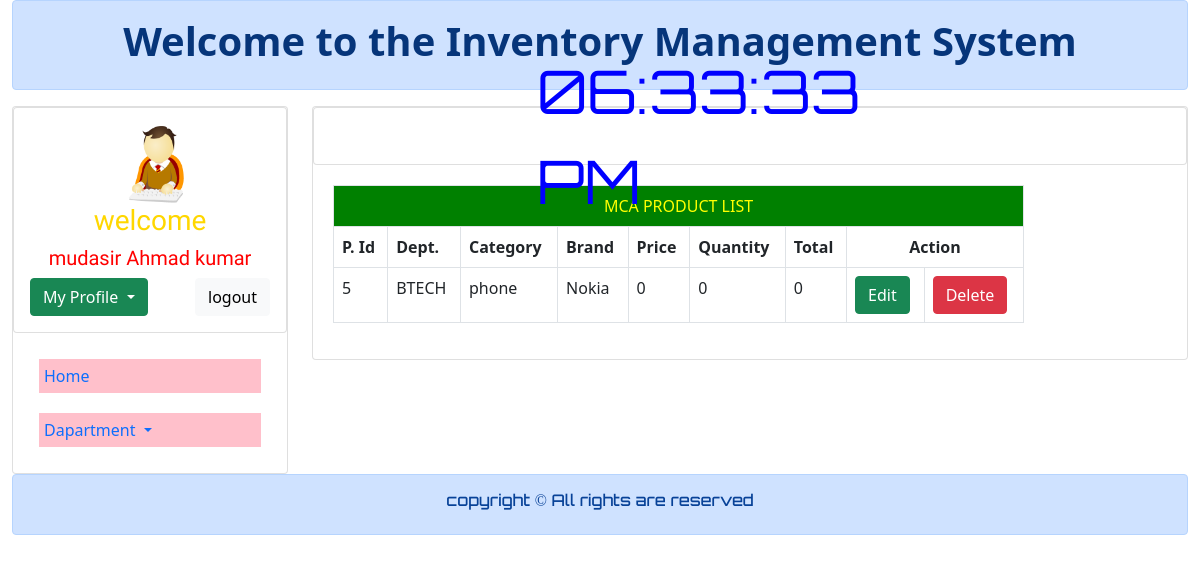
Screenshot of /admin/btech.php (signed in) with the database file from the repository.
### tables this page shows
CREATE TABLE `add_product` (
  `id` int(13) NOT NULL,
  `department` varchar(30) NOT NULL,
  `catagory` varchar(25) NOT NULL,
  `brand` varchar(25) NOT NULL,
  `price` int(13) NOT NULL,
  `quantity` int(13) NOT NULL,
  `total` int(13) NOT NULL
);

### admin/btech.php (the view, shortened to what this page needs)
<?php
include 'connection.php';
?>
<!DOCTYPE html>
<html lang="en">
<head>
    <link href="https://cdn.jsdelivr.net/npm/bootstrap@5.0.0/dist/css/bootstrap.min.css" rel="stylesheet">
</head>
<body>
    <div class="container-fluid">
        <div class="row">
            <div class="col-md-12">
                        <div class="alert alert-primary" role="alert">
                            <h1 class="text-center"> <a href="#" class="alert-link" style="text-decoration: none;">Welcome to the Inventory Management System</a></h1>
                        </div>
            </div>
        </div>
        <div class="row">
            <div class="col-md-3">
                <div class="card">
                <div class="row">
                         <div class="col-md-12">
                             <div class="card">
                                <div class="card-body">
                                    <div class="row">
                                    <div class="col-md-4"></div>
                                        <div class="col-md-4">
                                          <img style="height:80px; width: 80px; border-radious:50px; justify-item: center;" src="../img/logo.png" alt="">
                                        </div>
                                        <div class="col-md-4"></div>
                                    </div>
                                    <h3 class="text-center" style="font-family: 'Texturina', serif; color:gold">welcome</h3>
                                    <h2 class="text-center "  style="font-family: 'Texturina', serif; color:red; font-size:20px"><?php echo $_SESSION['name'];?></h2>
                                   <div class="dropdown">
                                        <button class="btn btn-success dropdown-toggle" type="button" id="dropdownMenuButton1" data-bs-toggle="dropdown" aria-expanded="false">
                                            My Profile
                                        </button>
                                        <a class="btn btn-light" style="float:right;" href="logout.php" role="button">logout</a>
                                    </div>
                                </div>
                             </div>
                         </div>
                     </div>
                    <div class="card-body">
                        <nav class="nav flex-column">
                            <a class="nav-link" href="admin_dashboard.php">Home</a>
                            <a class="nav-link dropdown-toggle" href="#" id="navbarDropdown" role="button" data-bs-toggle="dropdown" aria-expanded="false">
                            Dapartment
                            </a>
                         </nav>
                    </div>
                </div>
            </div>
            <div class="col-md-9">
                <div class="card">
                     <div class="row">
                         <div class="col-md-12">
                             <div class="card">
                                <div class="card-body"><br>
                                <div id="MyClockDisplay" class="clock"></div>
                                </div>
                             </div>
                         </div>
                     </div>
                    <div class="card-body" style="margin:10px; padding:10px;">
                    <div class="row">
                            <div class="col-md-10">
                                <table class="table table-bordered table-hover">
                                    <thead>
                                        <tr>
                                        <td colspan="9" style="color:yellow; background-color:green; text-align: center;"><?php echo $_SESSION['department']; ?> PRODUCT LIST</td>
                                        </tr>
                                        <tr>
                                            <th>P. Id</th>
                                            <th>Dept.</th>
                                            <th>Category</th>
                                            <th>Brand</th>
                                            <th>Price</th>
                                            <th>Quantity</th>
                                            <th>Total</th>
                                            <th colspan="2" style="text-align: center;">Action</th>
                                        </tr>
                                    </thead>
                                    <?php
                                        $query = "select * from add_product where department = 'BTECH'";
                                        $query_run = mysqli_query($connection,$query);
                                        while($row = mysqli_fetch_assoc($query_run)){
                                            ?>
                                            <tr>
                                                 <td><?php echo $row['id'];?></td>
                                                <td><?php echo $row['department'];?></td>
                                                <td><?php echo $row['catagory'];?></td>
                                                <td><?php echo $row['brand'];?></td>
                                                <td><?php echo $row['price'];?></td>
                                                <td><?php echo $row['quantity'];?></td>
                                                <td><?php echo $row['total'];?></td>
                                                <td>
                                                    <button class="btn btn-success" name=""><a style="text-decoration: none; color: white;" href="edit_product.php?cid=<?php echo $row['id'];?>">Edit</a></button>
                                                </td>
                                                <td>
                                                    <button class="btn btn-danger" name=""><a style="text-decoration: none; color: white;" href="delete_product.php?cid=<?php echo $row['id'];?>">Delete</a></button>
                                                </td>
                                            </tr>
                                            <?php
                                        }
                                    ?>
                                </table>
                            </div>
	                    </div>
                    </div>
                </div>
            </div>
        </div>
        <div class="row">
            <div class="col-md-12">
                        <div class="alert alert-primary" role="alert">
                            <h6 class="text-center" style="text-decoration: none; font-family: Orbitron;"> copyright &copy; All rights are reserved</h6>
                        </div>
            </div>
    </div>
</body>
</html>

### admin/btech.php (style rules this page uses)
.nav { color: black; }
.nav a { padding: 5px; margin:10px; background-color: pink; }
.clock { position: absolute; top: 50%; left: 50%; transform: translateX(-50%) translateY(-50%); color: blue; font-family: Orbitron; font-size: 60px; padding: 0px 5px 0px 5px; }

### rows the page displays
add_product: id "5", department "BTECH", catagory "phone", brand "Nokia", price "0", quantity "0", total "0"

### other values shown
$_SESSION['name'] "mudasir Ahmad kumar"
$_SESSION['department'] "MCA"
